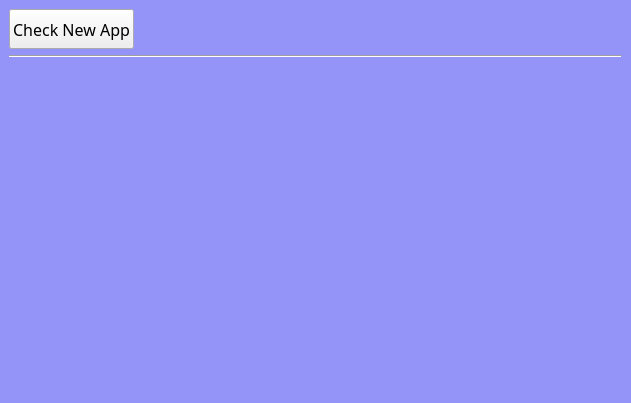
<?xml version="1.0" encoding="UTF-8"?>
<ui version="4.0">
 <class>clsAppMode</class>
 <widget class="QMainWindow" name="clsAppMode">
  <property name="geometry">
   <rect>
    <x>0</x>
    <y>0</y>
    <width>631</width>
    <height>403</height>
   </rect>
  </property>
  <property name="windowTitle">
   <string>WK App Mode</string>
  </property>
  <property name="styleSheet">
   <string notr="true">QMainWindow
{
	background-color: rgb(148, 148, 248);
}</string>
  </property>
  <widget class="QWidget" name="centralwidget">
   <layout class="QVBoxLayout" name="verticalLayout" stretch="0,0,10">
    <item>
     <layout class="QHBoxLayout" name="horizontalLayout">
      <item>
       <widget class="QPushButton" name="btnCheckNewApp">
        <property name="minimumSize">
         <size>
          <width>0</width>
          <height>40</height>
         </size>
        </property>
        <property name="font">
         <font>
          <family>楷体</family>
          <pointsize>12</pointsize>
         </font>
        </property>
        <property name="text">
         <string>Check New App</string>
        </property>
       </widget>
      </item>
      <item>
       <spacer name="horizontalSpacer">
        <property name="orientation">
         <enum>Qt::Horizontal</enum>
        </property>
        <property name="sizeHint" stdset="0">
         <size>
          <width>40</width>
          <height>20</height>
         </size>
        </property>
       </spacer>
      </item>
     </layout>
    </item>
    <item>
     <widget class="Line" name="line">
      <property name="orientation">
       <enum>Qt::Horizontal</enum>
      </property>
     </widget>
    </item>
    <item>
     <widget class="QWidget" name="appWidget" native="true">
      <property name="minimumSize">
       <size>
        <width>400</width>
        <height>0</height>
       </size>
      </property>
     </widget>
    </item>
   </layout>
  </widget>
 </widget>
 <resources/>
 <connections/>
</ui>
